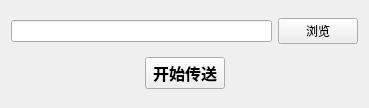
<?xml version="1.0" encoding="UTF-8"?>
<ui version="4.0">
 <class>Widget</class>
 <widget class="QWidget" name="Widget">
  <property name="geometry">
   <rect>
    <x>0</x>
    <y>0</y>
    <width>369</width>
    <height>108</height>
   </rect>
  </property>
  <property name="windowTitle">
   <string>Widget</string>
  </property>
  <layout class="QVBoxLayout" name="verticalLayout">
   <item>
    <layout class="QHBoxLayout" name="horizontalLayout">
     <item>
      <widget class="QLineEdit" name="path_name"/>
     </item>
     <item>
      <widget class="QPushButton" name="scanButton">
       <property name="text">
        <string>浏览</string>
       </property>
      </widget>
     </item>
    </layout>
   </item>
   <item>
    <layout class="QHBoxLayout" name="horizontalLayout_2">
     <item>
      <spacer name="horizontalSpacer">
       <property name="orientation">
        <enum>Qt::Horizontal</enum>
       </property>
       <property name="sizeHint" stdset="0">
        <size>
         <width>40</width>
         <height>20</height>
        </size>
       </property>
      </spacer>
     </item>
     <item>
      <widget class="QPushButton" name="sendButton">
       <property name="font">
        <font>
         <family>Aharoni</family>
         <pointsize>12</pointsize>
         <weight>75</weight>
         <bold>true</bold>
        </font>
       </property>
       <property name="text">
        <string>开始传送</string>
       </property>
      </widget>
     </item>
     <item>
      <spacer name="horizontalSpacer_2">
       <property name="orientation">
        <enum>Qt::Horizontal</enum>
       </property>
       <property name="sizeHint" stdset="0">
        <size>
         <width>40</width>
         <height>20</height>
        </size>
       </property>
      </spacer>
     </item>
    </layout>
   </item>
  </layout>
 </widget>
 <layoutdefault spacing="6" margin="11"/>
 <resources/>
 <connections/>
</ui>
